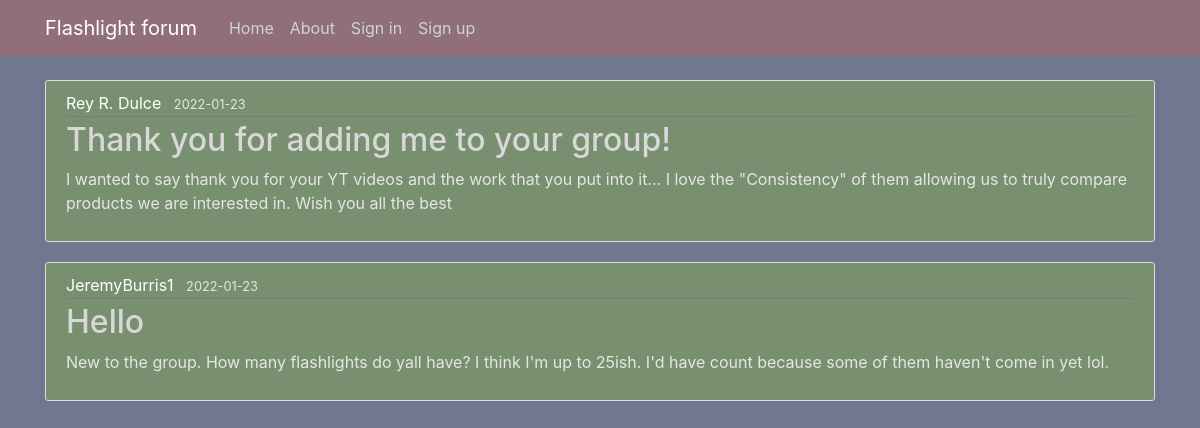
The page /home on the database its author committed.
### flashlight_forum/models.py (models this page shows, shortened)
class Post(db.Model):
    id = db.Column(db.Integer, primary_key=True)
    title = db.Column(db.String(100), nullable=False)
    date_posted = db.Column(db.DateTime, nullable=False, default=datetime.utcnow)
    content = db.Column(db.Text, nullable=False)
    user_id = db.Column(db.Integer, db.ForeignKey('user.id'), nullable=False)

class User(db.Model, UserMixin):
    id = db.Column(db.Integer, primary_key=True)
    username = db.Column(db.String(20), unique=True, nullable=False)
    email = db.Column(db.String(120), unique=True, nullable=False)
    password = db.Column(db.String(60), nullable=False)
    posts = db.relationship('Post', backref='author', lazy=True)

### flashlight_forum/routes.py (the view)
@app.route("/")
@app.route("/home")
def home():
    posts = Post.query.all()
    return render_template('home.html', posts=posts)

### flashlight_forum/templates/home.html
{% extends "layout.html" %}
{% block content %}
    {% for post in posts %}
        <article class="media content-section">
          <div class="media-body">
            <div class="article-metadata">
              <a class="mr-2 username" href="#">{{ post.author.username }}</a>
              <small >{{ post.date_posted.strftime('%Y-%m-%d') }}</small>
            </div>
            <h2><a class="article-title" href="#">{{ post.title }}</a></h2>
            <p class="article-content">{{ post.content }}</p>
          </div>
        </article>
    {% endfor %}
{% endblock content %}

### flashlight_forum/templates/layout.html (shortened to what this page needs)
<!DOCTYPE html>
<html>
<head>
    <link rel="stylesheet" href="https://maxcdn.bootstrapcdn.com/bootstrap/4.0.0/css/bootstrap.min.css">
    <link rel="stylesheet" type="text/css" href="{{ url_for('static', filename='main.css') }}">
</head>
<body>
    <header class="site-header">
      <nav class="navbar navbar-expand-md navbar-dark bg-steel fixed-top">
        <div class="container">
          <a class="navbar-brand mr-4" href="/">Flashlight forum</a>
          <div class="collapse navbar-collapse" id="navbarToggle">
            <div class="navbar-nav mr-auto">
              <a class="nav-item nav-link" href="{{ url_for('home') }}">Home</a>
              <a class="nav-item nav-link" href="{{ url_for('about') }}">About</a>
              {% if current_user.is_authenticated %}
                <a class="nav-item nav-link" href="{{ url_for('new_post') }}">New Post</a>
                <a class="nav-item nav-link" href="{{ url_for('account') }}">Account</a>
                <a class="nav-item nav-link" href="{{ url_for('logout') }}">Logout</a>
              {% else %}
                <a class="nav-item nav-link" href="{{ url_for('login') }}">Sign in</a>
                <a class="nav-item nav-link" href="{{ url_for('register') }}">Sign up</a>
              {% endif %}
            </div>
          </div>
        </div>
      </nav>
    </header>
    <main role="main" class="container">
      <div class="row">
        <div class="col-md">
          {% block content %}{% endblock %}
        </div>
      </div>
    </main>
</body>
</html>

### flashlight_forum/static/main.css (style rules this page uses)
body { background: #6F7890; color: #e7e5e5; margin-top: 5rem; }
h1, h2, h3, h4, h5, h6 { color: #e7e5e5; }
.bg-steel { background-color: #906F78; }
.site-header .navbar-nav .nav-link { color: #cbd5db; }
.content-section { background: #78906F; padding: 10px 20px; border: 1px solid #dddddd; border-radius: 3px; margin-bottom: 20px; }
.article-title { color: #d8d8d8; }
.article-content { white-space: pre-line; }
.article-metadata { padding-bottom: 1px; margin-bottom: 4px; border-bottom: 1px solid #906F78 }
.username { color : #fff; }

### rows shown on the page
Post: author.username "Rey R. Dulce", date_posted "2022-01-23", title "Thank you for adding me to your group!", content "I wanted to say thank you for your YT videos and the work that you put into it... I love the \"Consistency\" of them allowing us to truly compare products we are interested in. Wish you all the best"
Post: author.username "JeremyBurris1", date_posted "2022-01-23", title "Hello", content "New to the group. How many flashlights do yall have? I think I'm up to 25ish. I'd have count because some of them haven't come in yet lol."
